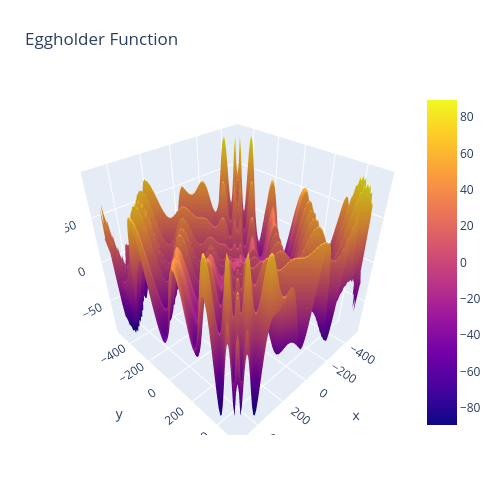

Here is the notebook cell this chart was saved with:
### Markdown cell above
Minimize $y \cdot sin(\sqrt{\|x + y\|}) + x \cdot sin(\sqrt{\|x - y\|})$

### Code cell
# prompt: Draw a 2D eggholder surface using plotly

import plotly.graph_objects as go
import numpy as np

def eggholder(x, y):
  return y* np.sin(np.sqrt(abs(x + y ))) + x * np.sin(np.sqrt(abs(x - y)))


x = np.linspace(-512, 512, 100)
y = np.linspace(-512, 512, 100)
X, Y = np.meshgrid(x, y)
Z = eggholder(X, Y)/10

fig = go.Figure(data=[go.Surface(z=Z, x=X, y=Y)])
fig.update_layout(title='Eggholder Function', autosize=False,
                  width=500, height=500,
                  margin=dict(l=65, r=50, b=65, t=90))
fig.show()

### Figure 1 — Plotly figure (JSON) as saved in the notebook; plotly's stock layout.template omitted (floating-point values rounded to 4 significant figures; data arrays with more than 128 entries replaced by an {"elided": "..."} marker saying what was removed)
{"data": [{"type": "surface", "x": {"elided": "100x100 float values"}, "y": {"elided": "100x100 float values"}, "z": {"elided": "100x100 float values"}}], "layout": {"autosize": false, "height": 500, "margin": {"b": 65, "l": 65, "r": 50, "t": 90}, "title": {"text": "Eggholder Function"}, "width": 500}}
